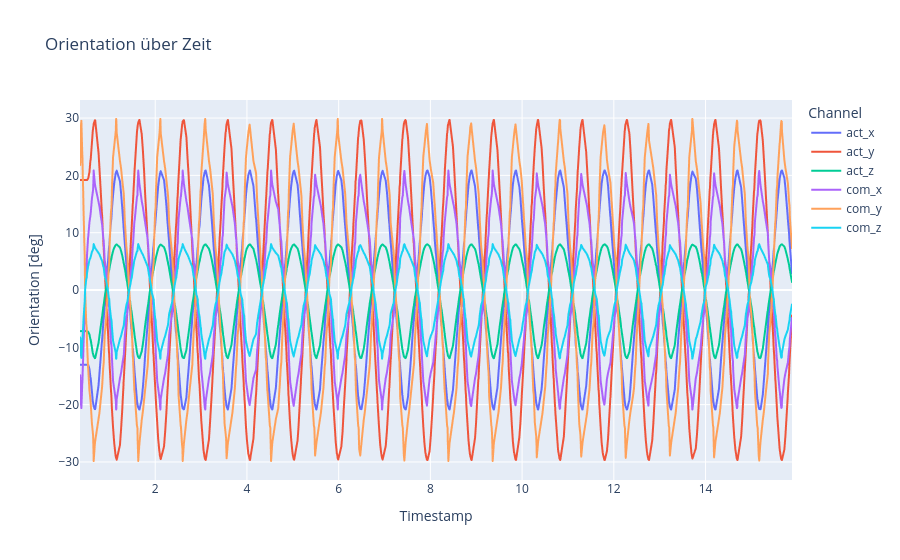

Notebook source saved alongside this figure:
### Markdown cell above
orientation over time

### Code cell
# 1) DataFrame anlegen
df = pd.DataFrame({
    'timestamp': timestamps,
    'act_x': rpy_act[:, 0],
    'act_y': rpy_act[:, 1],
    'act_z': rpy_act[:, 2],
    'com_x': rpy_com[:, 0],
    'com_y': rpy_com[:, 1],
    'com_z': rpy_com[:, 2],
})

# 1) In Long-Form umwandeln
df_long = df.melt(
    id_vars='timestamp',
    value_vars=df.columns[1:],
    var_name='Channel',
    value_name='Orientation [deg]'
)

# 2) Plot bauen
fig = px.line(
    df_long,
    x='timestamp',
    y='Orientation [deg]',
    color='Channel',
    title="Orientation über Zeit",
    labels={'timestamp': 'Timestamp'}
)

# 3) Achsen anpassen
fig.update_xaxes(
    tickformat="%H:%M:%S\n%d-%m-%Y",
)

fig.show()

### Figure 1 — Plotly figure (JSON) as saved in the notebook; plotly's stock layout.template omitted (floating-point values rounded to 4 significant figures; data arrays with more than 128 entries replaced by an {"elided": "..."} marker saying what was removed)
{"data": [{"hovertemplate": "Channel=act_x<br>Timestamp=%{x}<br>Orientation [deg]=%{y}<extra></extra>", "legendgroup": "act_x", "line": {"color": "#636efa", "dash": "solid"}, "marker": {"symbol": "circle"}, "mode": "lines", "name": "act_x", "showlegend": true, "type": "scattergl", "x": {"elided": "1041 float values"}, "xaxis": "x", "y": {"elided": "1041 float values"}, "yaxis": "y"}, {"hovertemplate": "Channel=act_y<br>Timestamp=%{x}<br>Orientation [deg]=%{y}<extra></extra>", "legendgroup": "act_y", "line": {"color": "#EF553B", "dash": "solid"}, "marker": {"symbol": "circle"}, "mode": "lines", "name": "act_y", "showlegend": true, "type": "scattergl", "x": {"elided": "1041 float values"}, "xaxis": "x", "y": {"elided": "1041 float values"}, "yaxis": "y"}, {"hovertemplate": "Channel=act_z<br>Timestamp=%{x}<br>Orientation [deg]=%{y}<extra></extra>", "legendgroup": "act_z", "line": {"color": "#00cc96", "dash": "solid"}, "marker": {"symbol": "circle"}, "mode": "lines", "name": "act_z", "showlegend": true, "type": "scattergl", "x": {"elided": "1041 float values"}, "xaxis": "x", "y": {"elided": "1041 float values"}, "yaxis": "y"}, {"hovertemplate": "Channel=com_x<br>Timestamp=%{x}<br>Orientation [deg]=%{y}<extra></extra>", "legendgroup": "com_x", "line": {"color": "#ab63fa", "dash": "solid"}, "marker": {"symbol": "circle"}, "mode": "lines", "name": "com_x", "showlegend": true, "type": "scattergl", "x": {"elided": "1041 float values"}, "xaxis": "x", "y": {"elided": "1041 float values"}, "yaxis": "y"}, {"hovertemplate": "Channel=com_y<br>Timestamp=%{x}<br>Orientation [deg]=%{y}<extra></extra>", "legendgroup": "com_y", "line": {"color": "#FFA15A", "dash": "solid"}, "marker": {"symbol": "circle"}, "mode": "lines", "name": "com_y", "showlegend": true, "type": "scattergl", "x": {"elided": "1041 float values"}, "xaxis": "x", "y": {"elided": "1041 float values"}, "yaxis": "y"}, {"hovertemplate": "Channel=com_z<br>Timestamp=%{x}<br>Orientation [deg]=%{y}<extra></extra>", "legendgroup": "com_z", "line": {"color": "#19d3f3", "dash": "solid"}, "marker": {"symbol": "circle"}, "mode": "lines", "name": "com_z", "showlegend": true, "type": "scattergl", "x": {"elided": "1041 float values"}, "xaxis": "x", "y": {"elided": "1041 float values"}, "yaxis": "y"}], "layout": {"legend": {"title": {"text": "Channel"}, "tracegroupgap": 0}, "title": {"text": "Orientation über Zeit"}, "xaxis": {"anchor": "y", "domain": [0, 1], "tickformat": "%H:%M:%S\n%d-%m-%Y", "title": {"text": "Timestamp"}}, "yaxis": {"anchor": "x", "domain": [0, 1], "title": {"text": "Orientation [deg]"}}}}
